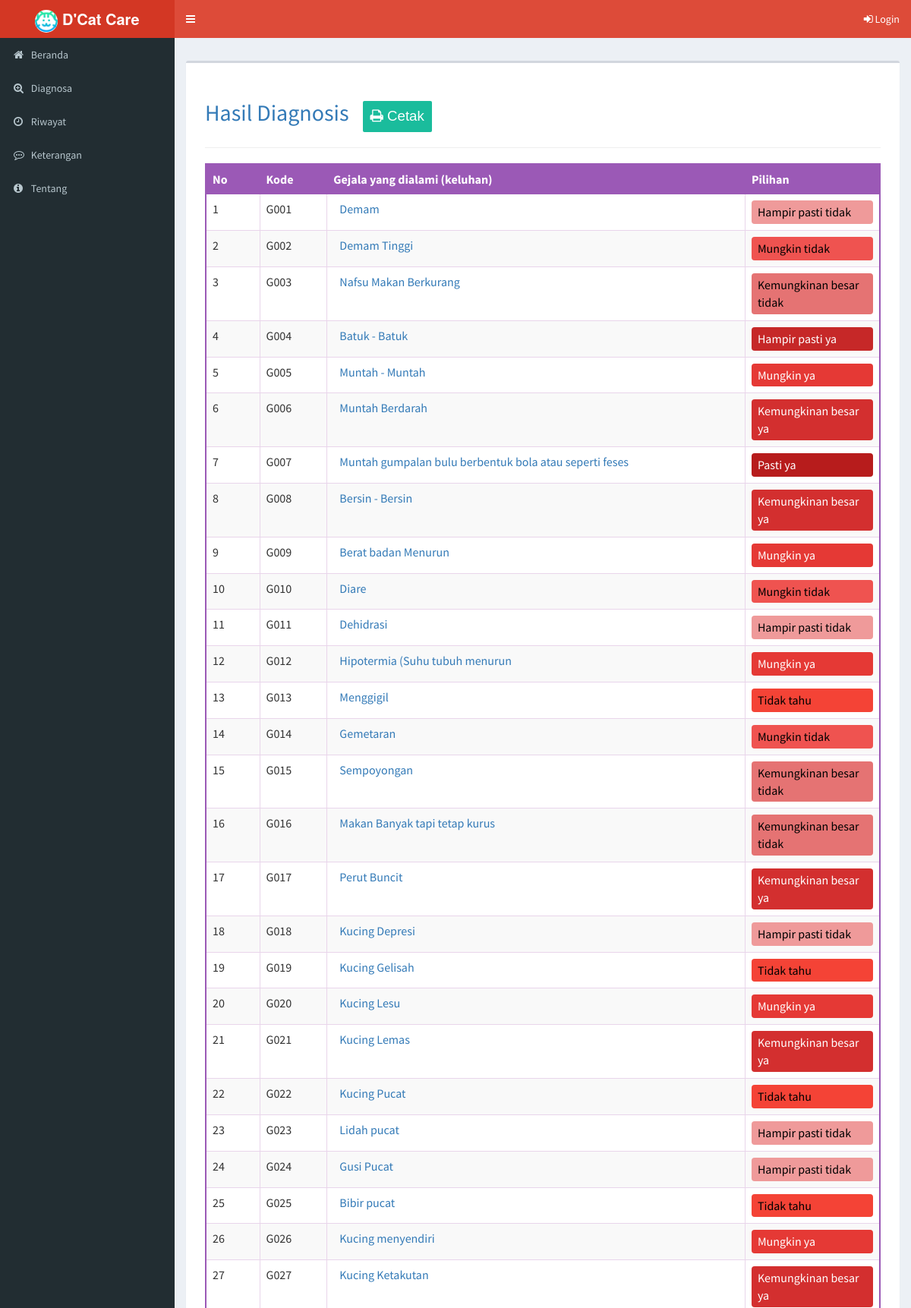
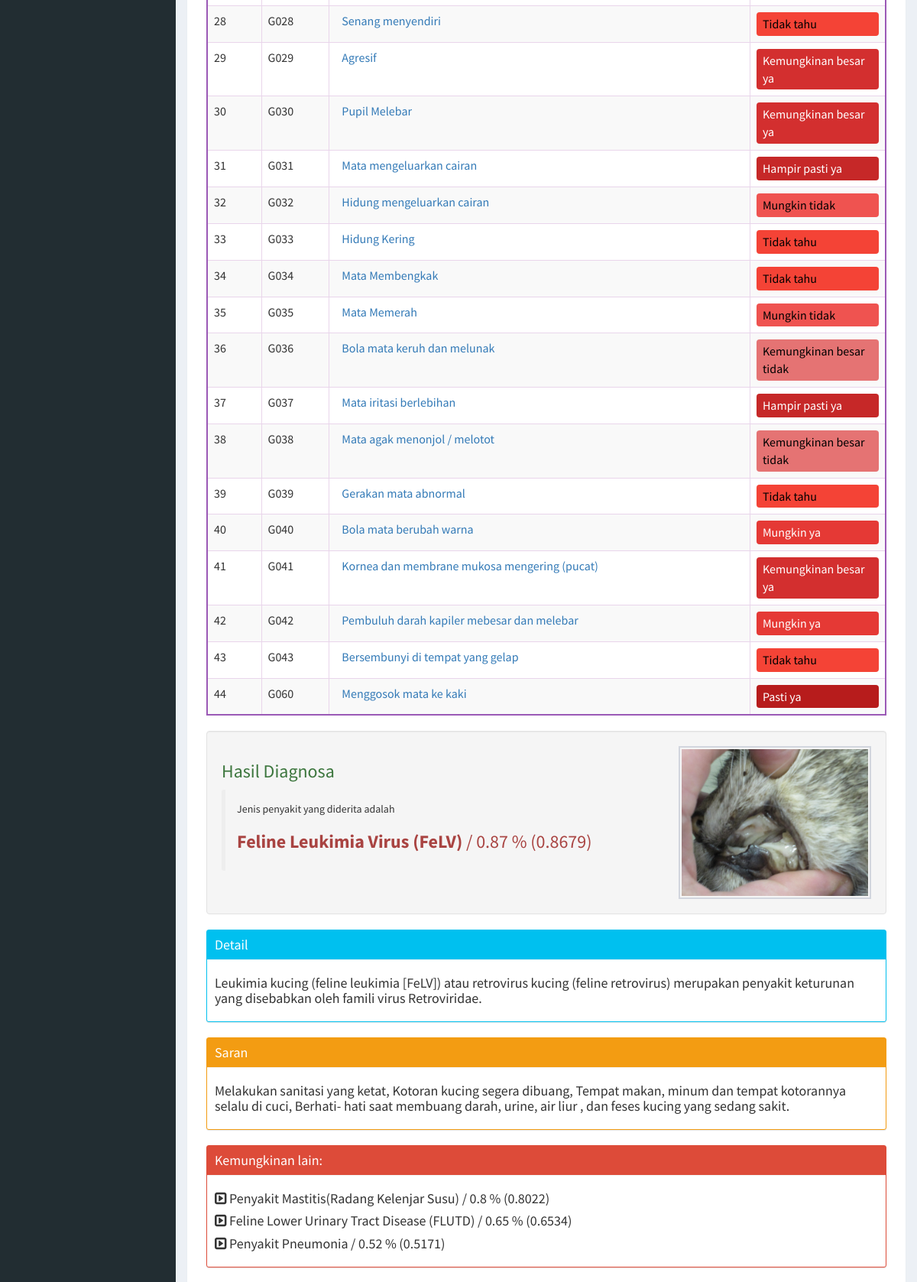
Screenshot of /riwayat-detail/279 (upper part) with the database file from the repository (2 pictures, top to bottom).
### tables this page shows
CREATE TABLE `gejala` (
  `kode_gejala` int(11) NOT NULL,
  `nama_gejala` varchar(255) NOT NULL
);

### modul/riwayat/detail.php (the view, shortened to what this page needs)
<?php
if ($_GET['id']) {
  $arcolor = array('#ffebee', '#b71c1c', '#c62828', '#d32f2f', '#e53935', '#f44336', '#ef5350', '#e57373', '#ef9a9a', '#ffcdd2');
  $fontColor = array('#000000', '#ffffff', '#ffffff', '#ffffff', '#ffffff', '#000000', '#000000', '#000000', '#000000', '#000000');
  $argejala = array();
  $sqlkondisi = mysqli_query($conn, "SELECT * FROM kondisi order by id+0");
  while ($rkondisi = mysqli_fetch_array($sqlkondisi)) {
    $arkondisitext[$rkondisi['id']] = $rkondisi['kondisi'];
  }
  $sqlpkt = mysqli_query($conn, "SELECT * FROM penyakit order by kode_penyakit+0");
  while ($rpkt = mysqli_fetch_array($sqlpkt)) {
    $arpkt[$rpkt['kode_penyakit']] = $rpkt['nama_penyakit'];
    $ardpkt[$rpkt['kode_penyakit']] = $rpkt['det_penyakit'];
    $arspkt[$rpkt['kode_penyakit']] = $rpkt['srn_penyakit'];
    $argpkt[$rpkt['kode_penyakit']] = $rpkt['gambar'];
  }
  $sqlhasil = mysqli_query($conn, "SELECT * FROM hasil where id_hasil=" . $_GET['id']);
  while ($rhasil = mysqli_fetch_array($sqlhasil)) {
    $arpenyakit = unserialize($rhasil['penyakit']);
    $argejala = unserialize($rhasil['gejala']);
  }
  echo "<div class='content'>
	<h2 class='text text-primary'>Hasil Diagnosis &nbsp;&nbsp;<button class='no-print' id='print' onClick='printPage();' data-toggle='tooltip' data-placement='right' title='Klik tombol ini untuk mencetak hasil diagnosa'><i class='fa fa-print'></i> Cetak</button> </h2>
		  <hr><table class='table table-bordered table-striped diagnosa'>
          <th width=8%>No</th>
          <th width=10%>Kode</th>
          <th>Gejala yang dialami (keluhan)</th>
          <th width=20%>Pilihan</th>
          </tr>";
  $ig = 0;
  foreach ($argejala as $key => $value) {
    $kondisi = $value;
    $ig++;
    $sql4 = mysqli_query($conn, "SELECT * FROM gejala where kode_gejala = '$key'");
    $r4 = mysqli_fetch_array($sql4);
    echo '<tr><td>' . $ig . '</td>';
    echo '<td>G' . str_pad($r4['kode_gejala'], 3, '0', STR_PAD_LEFT) . '</td>';
    echo '<td><span class="hasil text text-primary">' . $r4['nama_gejala'] . "</span></td>";
    echo '<td><div class="kondisipilih" style="color:' . $fontColor[$kondisi] . '; background-color: ' . $arcolor[$kondisi] . '">' . $arkondisitext[$kondisi] . "</div></td></tr>";
  }
  $np = 0;
  foreach ($arpenyakit as $key => $value) {
    $np++;
    $idpkt[$np] = $key;
    $nmpkt[$np] = $arpkt[$key];
    $vlpkt[$np] = $value;
  }
  if ($argpkt[$idpkt[1]]) {
    $gambar = 'gambar/penyakit/' . $argpkt[$idpkt[1]];
  } else {
    $gambar = 'gambar/noimage.png';
  }
  echo "</table><div class='well well-small'><img class='card-img-top img-bordered-sm' style='float:right; margin-left:15px;' src='" . $gambar . "' height=200><h3 class='text text-success'>Hasil Diagnosa</h3>";
  echo "<div class='callout callout-default'>Jenis penyakit yang diderita adalah <b><h3 class='text text-danger'>" . $nmpkt[1] . "</b> / " . round($vlpkt[1], 2) . " % (" . $vlpkt[1] . ")<br></h3>";
  echo "</div></div><div class='box box-info box-solid'><div class='box-header with-border'><h3 class='box-title'>Detail</h3></div><div class='box-body'><h4>";
  echo $ardpkt[$idpkt[1]];
  echo "</h4></div></div>
          <div class='box box-warning box-solid'><div class='box-header with-border'><h3 class='box-title'>Saran</h3></div><div class='box-body'><h4>";
  echo $arspkt[$idpkt[1]];
  echo "</h4></div></div>
          <div class='box box-danger box-solid'><div class='box-header with-border'><h3 class='box-title'>Kemungkinan lain:</h3></div><div class='box-body'><h4>";
  for ($ipl = 2; $ipl < count($idpkt); $ipl++) {
    echo " <h4><i class='fa fa-caret-square-o-right'></i> " . $nmpkt[$ipl] . "</b> / " . round($vlpkt[$ipl], 2) . " % (" . $vlpkt[$ipl] . ")<br></h4>";
  }
  echo "</div></div>
		  </div>";
}
?>

### css/main.css (style rules this page uses)
#print { border-bottom: 0; border-top: 0; border-left: 0; border-right: 0; text-decoration: none; font-family: sans-serif; font-size: 14pt; background-color: #1abc9c; color: #FFF; border-radius: 2px; text-align: center; padding: 10px; margin-top: 5px; }

### css/style.css (style rules this page uses)
span.hasil { padding: 8px; }
table.diagnosa th { background-color: #9b59b6; color: #fff; }
table.diagnosa { border: 2px solid #9b59b6; }
table.table-bordered.diagnosa th { border: 1px solid #9b59b6; }
table.table-bordered.diagnosa td { border: 1px solid #e9d5eb; }
div.kondisipilih { padding: 4px 8px; border-radius: 4px; }
.well { overflow: hidden; }
html { font-family:sans-serif; -ms-text-size-adjust:100%; -webkit-text-size-adjust:100% }
body { margin:0 }
b,strong { font-weight:700 }
img { border:0 }
hr { box-sizing:content-box; height:0 }
button,input,optgroup,select,textarea { color:inherit; font:inherit; margin:0 }
button { overflow:visible }
button,select { text-transform:none }
button,html input[type=button],input[type=reset],input[type=submit] { -webkit-appearance:button; cursor:pointer }
table { border-collapse:collapse; border-spacing:0 }
td,th { padding:0 }
.border-box,article,body,code,dd,div,dl,dt,fieldset,footer,form,header,html,input[type=email],input[type=password],input[type=tel],input[type=text],input[type=url],li,main,ol,p,pre,section,textarea,ul { box-sizing:border-box }

### rows the page displays
gejala: kode_gejala "001", nama_gejala "Demam"
gejala: kode_gejala "002", nama_gejala "Demam Tinggi"
gejala: kode_gejala "003", nama_gejala "Nafsu Makan Berkurang"
gejala: kode_gejala "004", nama_gejala "Batuk - Batuk"
gejala: kode_gejala "005", nama_gejala "Muntah - Muntah"
gejala: kode_gejala "006", nama_gejala "Muntah Berdarah"
gejala: kode_gejala "007", nama_gejala "Muntah gumpalan bulu berbentuk bola atau seperti feses"
gejala: kode_gejala "008", nama_gejala "Bersin - Bersin"
gejala: kode_gejala "009", nama_gejala "Berat badan Menurun"
gejala: kode_gejala "010", nama_gejala "Diare"
gejala: kode_gejala "011", nama_gejala "Dehidrasi"
gejala: kode_gejala "012", nama_gejala "Hipotermia (Suhu tubuh menurun"
gejala: kode_gejala "013", nama_gejala "Menggigil"
gejala: kode_gejala "014", nama_gejala "Gemetaran"
gejala: kode_gejala "015", nama_gejala "Sempoyongan"
gejala: kode_gejala "016", nama_gejala "Makan Banyak tapi tetap kurus"
gejala: kode_gejala "017", nama_gejala "Perut Buncit"
gejala: kode_gejala "018", nama_gejala "Kucing Depresi"
gejala: kode_gejala "019", nama_gejala "Kucing Gelisah"
gejala: kode_gejala "020", nama_gejala "Kucing Lesu"
gejala: kode_gejala "021", nama_gejala "Kucing Lemas"
gejala: kode_gejala "022", nama_gejala "Kucing Pucat"
gejala: kode_gejala "023", nama_gejala "Lidah pucat"
gejala: kode_gejala "024", nama_gejala "Gusi Pucat"
gejala: kode_gejala "025", nama_gejala "Bibir pucat"
gejala: kode_gejala "026", nama_gejala "Kucing menyendiri"
gejala: kode_gejala "027", nama_gejala "Kucing Ketakutan"
gejala: kode_gejala "028", nama_gejala "Senang menyendiri"
gejala: kode_gejala "029", nama_gejala "Agresif"
gejala: kode_gejala "030", nama_gejala "Pupil Melebar"
gejala: kode_gejala "031", nama_gejala "Mata mengeluarkan cairan"
gejala: kode_gejala "032", nama_gejala "Hidung mengeluarkan cairan"
gejala: kode_gejala "033", nama_gejala "Hidung Kering"
gejala: kode_gejala "034", nama_gejala "Mata Membengkak"
gejala: kode_gejala "035", nama_gejala "Mata Memerah"
gejala: kode_gejala "036", nama_gejala "Bola mata keruh dan melunak"
gejala: kode_gejala "037", nama_gejala "Mata iritasi berlebihan"
gejala: kode_gejala "038", nama_gejala "Mata agak menonjol / melotot"
gejala: kode_gejala "039", nama_gejala "Gerakan mata abnormal"
gejala: kode_gejala "040", nama_gejala "Bola mata berubah warna"
gejala: kode_gejala "041", nama_gejala "Kornea dan membrane mukosa mengering (pucat)"
gejala: kode_gejala "042", nama_gejala "Pembuluh darah kapiler mebesar dan melebar"
gejala: kode_gejala "043", nama_gejala "Bersembunyi di tempat yang gelap"
gejala: kode_gejala "060", nama_gejala "Menggosok mata ke kaki"

### other values shown
$arkondisitext[$kondisi] "Hampir pasti tidak"
$arkondisitext[$kondisi] "Mungkin tidak"
$arkondisitext[$kondisi] "Kemungkinan besar tidak"
$arkondisitext[$kondisi] "Hampir pasti ya"
$arkondisitext[$kondisi] "Mungkin ya"
$arkondisitext[$kondisi] "Kemungkinan besar ya"
$arkondisitext[$kondisi] "Pasti ya"
$arkondisitext[$kondisi] "Tidak tahu"
$nmpkt[1] "Feline Leukimia Virus (FeLV)"
$vlpkt[1] "0.87"
$vlpkt[1] "0.8679"
$ardpkt[$idpkt[1]] "Leukimia kucing (feline leukimia [FeLV]) atau retrovirus kucing (feline retrovirus) merupakan penyakit keturunan yang disebabkan oleh famili virus Retroviridae."
$nmpkt[$ipl] "Penyakit Mastitis(Radang Kelenjar Susu)"
$vlpkt[$ipl] "0.8"
$vlpkt[$ipl] "0.8022"
